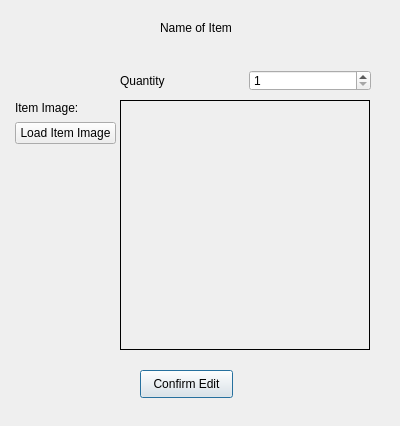
<?xml version="1.0" encoding="UTF-8"?>
<ui version="4.0">
 <class>UpdateItemDialog</class>
 <widget class="QDialog" name="UpdateItemDialog">
  <property name="geometry">
   <rect>
    <x>0</x>
    <y>0</y>
    <width>400</width>
    <height>426</height>
   </rect>
  </property>
  <property name="windowTitle">
   <string>Update Item</string>
  </property>
  <widget class="QLabel" name="labelItemName">
   <property name="geometry">
    <rect>
     <x>160</x>
     <y>20</y>
     <width>71</width>
     <height>16</height>
    </rect>
   </property>
   <property name="text">
    <string>Name of Item</string>
   </property>
  </widget>
  <widget class="QLabel" name="itemImage">
   <property name="geometry">
    <rect>
     <x>120</x>
     <y>100</y>
     <width>250</width>
     <height>250</height>
    </rect>
   </property>
   <property name="frameShape">
    <enum>QFrame::Panel</enum>
   </property>
   <property name="text">
    <string/>
   </property>
  </widget>
  <widget class="QPushButton" name="btnConfirmEdit">
   <property name="geometry">
    <rect>
     <x>140</x>
     <y>370</y>
     <width>93</width>
     <height>28</height>
    </rect>
   </property>
   <property name="text">
    <string>Confirm Edit</string>
   </property>
  </widget>
  <widget class="QWidget" name="layoutWidget">
   <property name="geometry">
    <rect>
     <x>120</x>
     <y>70</y>
     <width>251</width>
     <height>21</height>
    </rect>
   </property>
   <layout class="QHBoxLayout" name="horizontalLayout">
    <item>
     <widget class="QLabel" name="label">
      <property name="text">
       <string>Quantity</string>
      </property>
     </widget>
    </item>
    <item>
     <widget class="QSpinBox" name="spinQuantity">
      <property name="minimum">
       <number>1</number>
      </property>
      <property name="maximum">
       <number>1000</number>
      </property>
     </widget>
    </item>
   </layout>
  </widget>
  <widget class="QWidget" name="layoutWidget">
   <property name="geometry">
    <rect>
     <x>15</x>
     <y>100</y>
     <width>101</width>
     <height>44</height>
    </rect>
   </property>
   <layout class="QVBoxLayout" name="verticalLayout">
    <item>
     <widget class="QLabel" name="label_2">
      <property name="text">
       <string>Item Image:</string>
      </property>
     </widget>
    </item>
    <item>
     <widget class="QPushButton" name="btnItemImage">
      <property name="text">
       <string>Load Item Image</string>
      </property>
     </widget>
    </item>
   </layout>
  </widget>
 </widget>
 <resources/>
 <connections/>
</ui>
